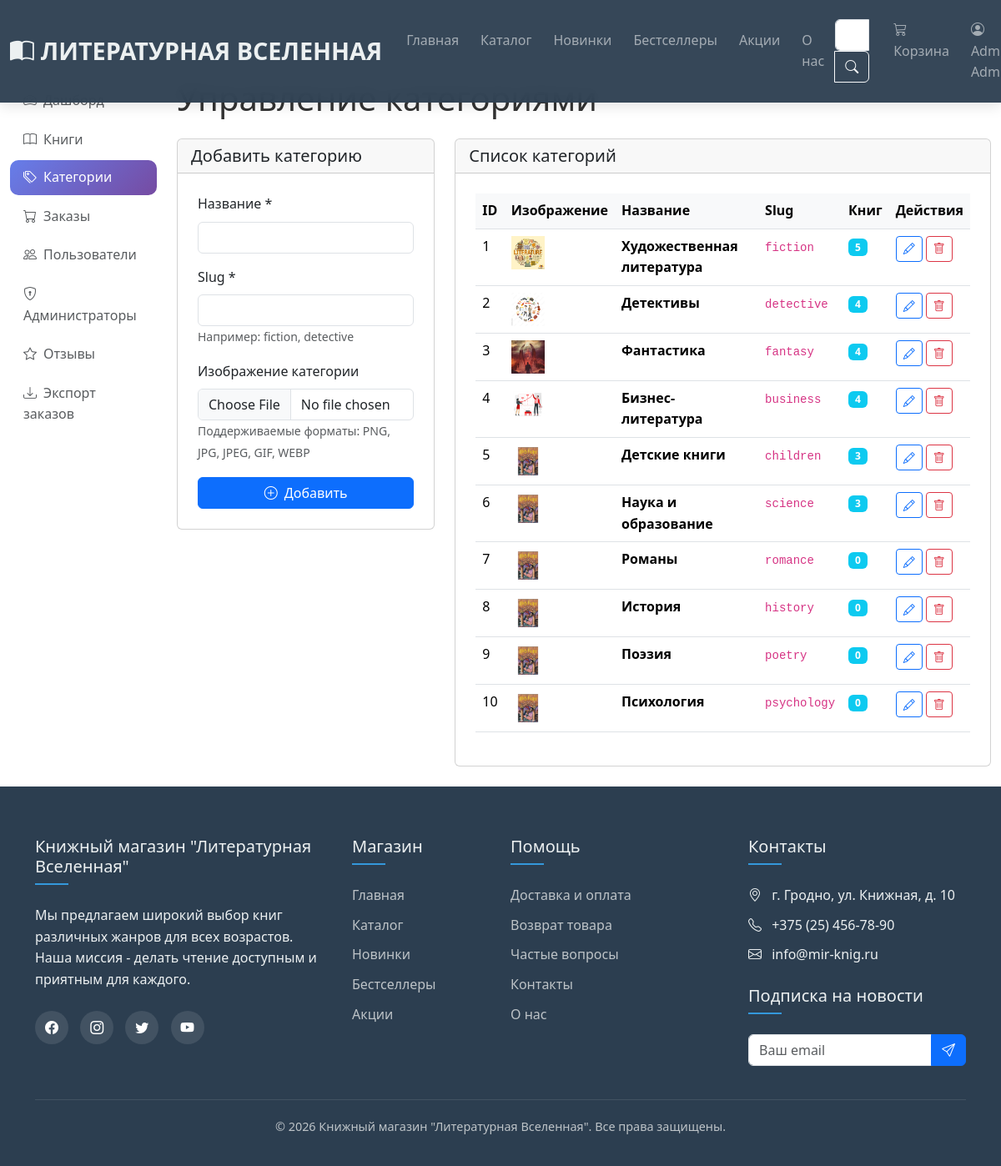
The app's page /admin/categories (signed in), older data.
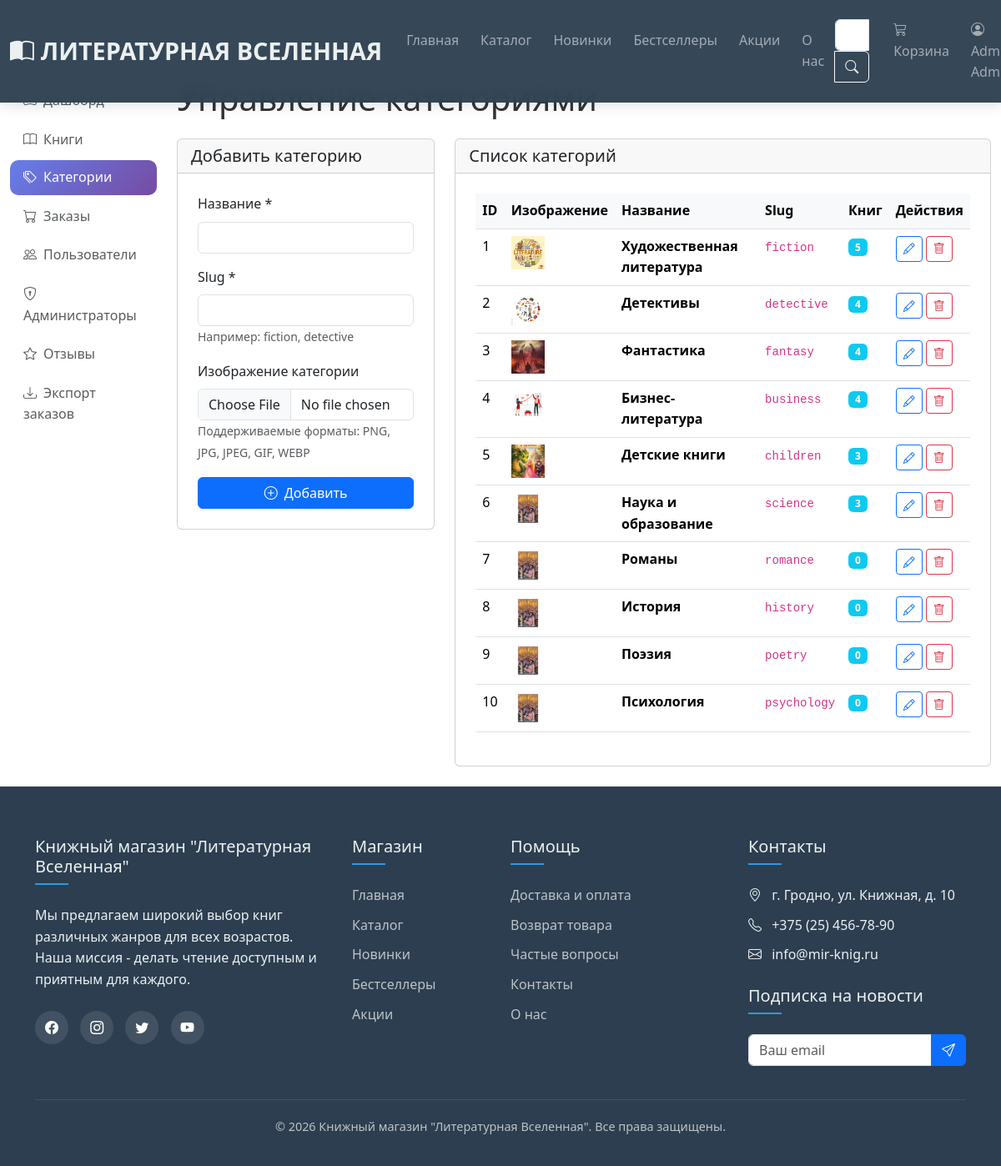
The same page, newer data.
### models.py (models this page shows, shortened)
class Category(db.Model):
    __tablename__ = 'categories'
    id = db.Column(db.Integer, primary_key=True)
    name = db.Column(db.String(50), nullable=False, unique=True)
    slug = db.Column(db.String(50), nullable=False, unique=True)
    image = db.Column(db.String(100))
    books = db.relationship('Book', backref='category', lazy=True)

### admin.py (the view)
@admin_bp.route('/categories')
@admin_required
def categories():
    categories = Category.query.all()
    return render_template('admin/categories.html', categories=categories)

### templates/admin/categories.html (shortened to what this page needs)
{% extends "base.html" %}
{% block content %}
<div style="height: 70px;"></div>
<div class="container-fluid py-4">
    <div class="row">
        <div class="col-md-3 col-lg-2 mb-4">
            {% include "admin/sidebar.html" %}
        </div>
        <div class="col-md-9 col-lg-10">
            <h1 class="mb-4">Управление категориями</h1>
            <div class="row">
                <div class="col-md-4 mb-4">
                    <div class="card">
                        <div class="card-header">
                            <h5 class="mb-0">Добавить категорию</h5>
                        </div>
                        <div class="card-body">
                            <form action="{{ url_for('admin.add_category') }}" method="post" enctype="multipart/form-data">
                                <div class="mb-3">
                                    <label class="form-label">Название *</label>
                                    <input type="text" name="name" class="form-control" required>
                                </div>
                                <div class="mb-3">
                                    <label class="form-label">Slug *</label>
                                    <input type="text" name="slug" class="form-control" required>
                                    <small class="text-muted">Например: fiction, detective</small>
                                </div>
                                <div class="mb-3">
                                    <label class="form-label">Изображение категории</label>
                                    <input type="file" name="image_file" class="form-control" accept="image/*">
                                    <small class="text-muted">Поддерживаемые форматы: PNG, JPG, JPEG, GIF, WEBP</small>
                                </div>
                                <button type="submit" class="btn btn-primary w-100">
                                    <i class="bi bi-plus-circle me-2"></i>Добавить
                                </button>
                            </form>
                        </div>
                    </div>
                </div>
                <div class="col-md-8">
                    <div class="card">
                        <div class="card-header">
                            <h5 class="mb-0">Список категорий</h5>
                        </div>
                        <div class="card-body">
                            <div class="table-responsive">
                                <table class="table table-hover">
                                    <thead>
                                        <tr>
                                            <th>ID</th>
                                            <th>Изображение</th>
                                            <th>Название</th>
                                            <th>Slug</th>
                                            <th>Книг</th>
                                            <th>Действия</th>
                                        </tr>
                                    </thead>
                                    <tbody>
                                        {% for category in categories %}
                                        <tr>
                                            <td>{{ category.id }}</td>
                                            <td>
                                                <img src="{{ url_for('static', filename='img/books/' + category.image) }}"
                                                     alt="{{ category.name }}" style="width: 40px; height: 40px; object-fit: cover;">
                                            </td>
                                            <td>
                                                <strong>{{ category.name }}</strong>
                                            </td>
                                            <td><code>{{ category.slug }}</code></td>
                                            <td>
                                                <span class="badge bg-info">{{ category.books|length }}</span>
                                            </td>
                                            <td>
                                                <button type="button" class="btn btn-sm btn-outline-primary"
                                                        data-bs-toggle="modal" data-bs-target="#editModal{{ category.id }}">
                                                    <i class="bi bi-pencil"></i>
                                                </button>
                                                <a href="{{ url_for('admin.delete_category', category_id=category.id) }}"
                                                   class="btn btn-sm btn-outline-danger"
                                                   onclick="return confirm('Удалить категорию?')">
                                                    <i class="bi bi-trash"></i>
                                                </a>
                                            </td>
                                        </tr>
                                        {% endfor %}
                                    </tbody>
                                </table>
                            </div>
                        </div>
                    </div>
                </div>
            </div>
        </div>
    </div>
</div>
{% endblock %}

### templates/base.html (shortened to what this page needs)
<!DOCTYPE html>
<html lang="ru">
<head>
    <link href="{{ url_for('static', filename='css/bootstrap.min.css') }}" rel="stylesheet">
    <link rel="stylesheet" href="https://cdn.jsdelivr.net/npm/bootstrap-icons@1.10.0/font/bootstrap-icons.css">
    <link rel="stylesheet" href="{{ url_for('static', filename='css/style.css') }}">
</head>
<body>
    <nav class="navbar navbar-expand-lg navbar-dark fixed-top">
        <div class="container-fluid">
            <a class="navbar-brand" href="{{ url_for('index') }}">
                <i class="bi bi-book-half me-2"></i>ЛИТЕРАТУРНАЯ ВСЕЛЕННАЯ
            </a>
            <div class="collapse navbar-collapse" id="navbarNav">
                <ul class="navbar-nav me-auto">
                    <li class="nav-item">
                        <a class="nav-link {% if request.endpoint == 'index' %}active{% endif %}"
                           href="{{ url_for('index') }}">Главная</a>
                    </li>
                    <li class="nav-item">
                        <a class="nav-link {% if request.endpoint == 'catalog' %}active{% endif %}"
                           href="{{ url_for('catalog') }}">Каталог</a>
                    </li>
                    <li class="nav-item">
                        <a class="nav-link" href="{{ url_for('catalog', section='new') }}">Новинки</a>
                    </li>
                    <li class="nav-item">
                        <a class="nav-link" href="{{ url_for('catalog', section='bestseller') }}">Бестселлеры</a>
                    </li>
                    <li class="nav-item">
                        <a class="nav-link" href="{{ url_for('catalog', section='sale') }}">Акции</a>
                    </li>
                    <li class="nav-item">
                        <a class="nav-link {% if request.endpoint == 'about' %}active{% endif %}"
                           href="{{ url_for('about') }}">О нас</a>
                    </li>
                </ul>
                <form class="d-flex me-3" action="{{ url_for('catalog') }}" method="get">
                    <div class="input-group">
                        <input class="form-control" type="search" name="search" placeholder="Поиск книг"
                               value="{{ request.args.get('search', '') }}">
                        <button class="btn btn-outline-light" type="submit">
                            <i class="bi bi-search"></i>
                        </button>
                    </div>
                </form>
                <ul class="navbar-nav">
                    <li class="nav-item">
                        <a class="nav-link {% if request.endpoint == 'cart' %}active{% endif %}"
                           href="{{ url_for('cart') }}">
                            <i class="bi bi-cart3 me-1"></i> Корзина
                        </a>
                    </li>
                    {% if session.user_id %}
    <li class="nav-item">
        <a class="nav-link {% if request.endpoint == 'profile' %}active{% endif %}"
           href="{{ url_for('profile') }}">
            <i class="bi bi-person-circle me-1"></i> {{ session.user_name }}
        </a>
    </li>
    {% endif %}
                </ul>
            </div>
        </div>
    </nav>
    {% block content %}{% endblock %}
    <footer>
        <div class="container">
            <div class="row g-4">
                <div class="col-lg-4 col-md-6">
                    <div class="footer-links">
                        <h5>Книжный магазин "Литературная Вселенная"</h5>
                        <p>Мы предлагаем широкий выбор книг различных жанров для всех возрастов.
                           Наша миссия - делать чтение доступным и приятным для каждого.</p>
                        <div class="social-links mt-4">
                            <a href="#"><i class="bi bi-facebook"></i></a>
                            <a href="#"><i class="bi bi-instagram"></i></a>
                            <a href="#"><i class="bi bi-twitter"></i></a>
                            <a href="#"><i class="bi bi-youtube"></i></a>
                        </div>
                    </div>
                </div>
                <div class="col-lg-2 col-md-6">
                    <div class="footer-links">
                        <h5>Магазин</h5>
                        <ul>
                            <li><a href="{{ url_for('index') }}">Главная</a></li>
                            <li><a href="{{ url_for('catalog') }}">Каталог</a></li>
                            <li><a href="{{ url_for('catalog', section='new') }}">Новинки</a></li>
                            <li><a href="{{ url_for('catalog', section='bestseller') }}">Бестселлеры</a></li>
                            <li><a href="{{ url_for('catalog', section='sale') }}">Акции</a></li>
                        </ul>
                    </div>
                </div>
                <div class="col-lg-3 col-md-6">
                    <div class="footer-links">
                        <h5>Помощь</h5>
                        <ul>
                            <li><a href="{{ url_for('about') }}#delivery">Доставка и оплата</a></li>
                            <li><a href="{{ url_for('about') }}#return">Возврат товара</a></li>
                            <li><a href="{{ url_for('about') }}#faq">Частые вопросы</a></li>
                            <li><a href="{{ url_for('about') }}#contacts">Контакты</a></li>
                            <li><a href="{{ url_for('about') }}">О нас</a></li>
                        </ul>
                    </div>
                </div>
                <div class="col-lg-3 col-md-6">
                    <div class="footer-links">
                        <h5>Контакты</h5>
                        <ul>
                            <li><i class="bi bi-geo-alt me-2"></i> г. Гродно, ул. Книжная, д. 10</li>
                            <li><i class="bi bi-telephone me-2"></i> +375 (25) 456-78-90</li>
                            <li><i class="bi bi-envelope me-2"></i> info@mir-knig.ru</li>
                        </ul>
                        <h5 class="mt-4">Подписка на новости</h5>
                        <div class="input-group mt-3">
                            <input type="email" class="form-control" placeholder="Ваш email">
                            <button class="btn btn-primary" type="button">
                                <i class="bi bi-send"></i>
                            </button>
                        </div>
                    </div>
                </div>
            </div>
            <div class="copyright">
                <p>&copy; {{ current_year }} Книжный магазин "Литературная Вселенная". Все права защищены.</p>
            </div>
        </div>
    </footer>
<div class="position-fixed bottom-0 end-0 p-3" style="z-index: 1050; max-width: 380px; width: 100%;">
</div>
</body>
</html>

### templates/admin/sidebar.html (shortened to what this page needs)
<div class="admin-sidebar">
    <div class="list-group">
        <a href="{{ url_for('admin.dashboard') }}" class="list-group-item list-group-item-action {% if request.endpoint == 'admin.dashboard' %}active{% endif %}">
        </a>
        <a href="{{ url_for('admin.books') }}" class="list-group-item list-group-item-action {% if request.endpoint == 'admin.books' %}active{% endif %}">
            <i class="bi bi-book me-2"></i>Книги
        </a>
        <a href="{{ url_for('admin.categories') }}" class="list-group-item list-group-item-action {% if request.endpoint == 'admin.categories' %}active{% endif %}">
            <i class="bi bi-tags me-2"></i>Категории
        </a>
        <a href="{{ url_for('admin.orders') }}" class="list-group-item list-group-item-action {% if request.endpoint == 'admin.orders' %}active{% endif %}">
            <i class="bi bi-cart me-2"></i>Заказы
        </a>
        <a href="{{ url_for('admin.users') }}" class="list-group-item list-group-item-action {% if request.endpoint == 'admin.users' %}active{% endif %}">
            <i class="bi bi-people me-2"></i>Пользователи
        </a>
        <a href="{{ url_for('admin.admins') }}" class="list-group-item list-group-item-action {% if request.endpoint == 'admin.admins' %}active{% endif %}">
            <i class="bi bi-shield-lock me-2"></i>Администраторы
        </a>
        <a href="{{ url_for('admin.reviews') }}" class="list-group-item list-group-item-action {% if request.endpoint == 'admin.reviews' %}active{% endif %}">
            <i class="bi bi-star me-2"></i>Отзывы
        </a>
        <a href="{{ url_for('admin.export_orders') }}" class="list-group-item list-group-item-action">
            <i class="bi bi-download me-2"></i>Экспорт заказов
        </a>
    </div>
</div>

Row changes from the older to the newer data that the page shows:
changed Category "Детские книги": image: a different picture
